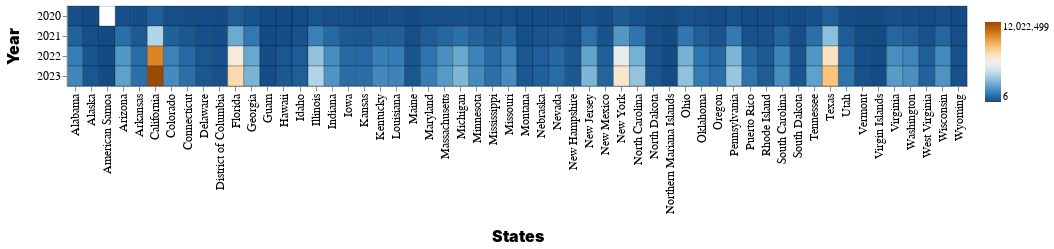

The notebook cell saved with this chart:
### Code cell
alt.themes.enable("dark")

heatmap = alt.Chart(states_by_yr_avg).mark_rect().encode(
        y=alt.Y('year:O', axis=alt.Axis(title="Year", titleFontSize=16, titlePadding=15, titleFontWeight=900, labelAngle=0)),
        x=alt.X('State:O', axis=alt.Axis(title="States", titleFontSize=16, titlePadding=15, titleFontWeight=900)),
        color=alt.Color('max(Total_Cases):Q',
                         legend=alt.Legend(title=" "),
                         scale=alt.Scale(scheme="blueorange")),
        stroke=alt.value('black'),
        strokeWidth=alt.value(0.25),
    ).properties(width=900
    ).configure_axis(
    labelFontSize=12,
    titleFontSize=12
    )

heatmap

### Figure 1 — Vega-Lite specification as saved in the notebook (floating-point values rounded to 4 significant figures; data arrays with more than 128 entries replaced by an {"elided": "..."} marker saying what was removed)
{"usermeta": {"embedOptions": {"theme": "dark"}}, "config": {"view": {"continuousWidth": 300, "continuousHeight": 300}, "axis": {"labelFontSize": 12, "titleFontSize": 12}}, "data": {"name": "data-1818e8a5771ae6cfe958a048c5209400"}, "mark": {"type": "rect"}, "encoding": {"color": {"aggregate": "max", "field": "Total_Cases", "legend": {"title": " "}, "scale": {"scheme": "blueorange"}, "type": "quantitative"}, "stroke": {"value": "black"}, "strokeWidth": {"value": 0.25}, "x": {"axis": {"title": "States", "titleFontSize": 16, "titleFontWeight": 900, "titlePadding": 15}, "field": "State", "type": "ordinal"}, "y": {"axis": {"labelAngle": 0, "title": "Year", "titleFontSize": 16, "titleFontWeight": 900, "titlePadding": 15}, "field": "year", "type": "ordinal"}}, "width": 900, "$schema": "https://vega.github.io/schema/vega-lite/v5.16.3.json", "datasets": {"data-1818e8a5771ae6cfe958a048c5209400": {"elided": "223 records"}}}
